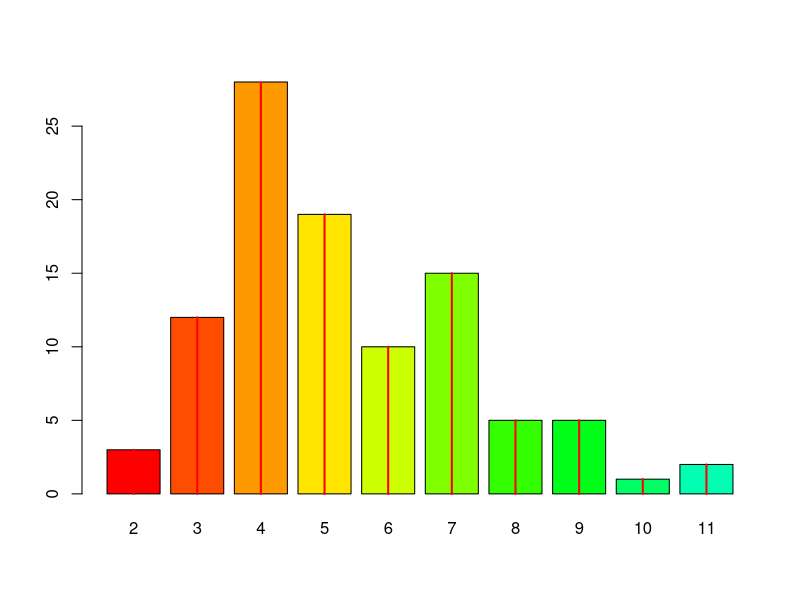
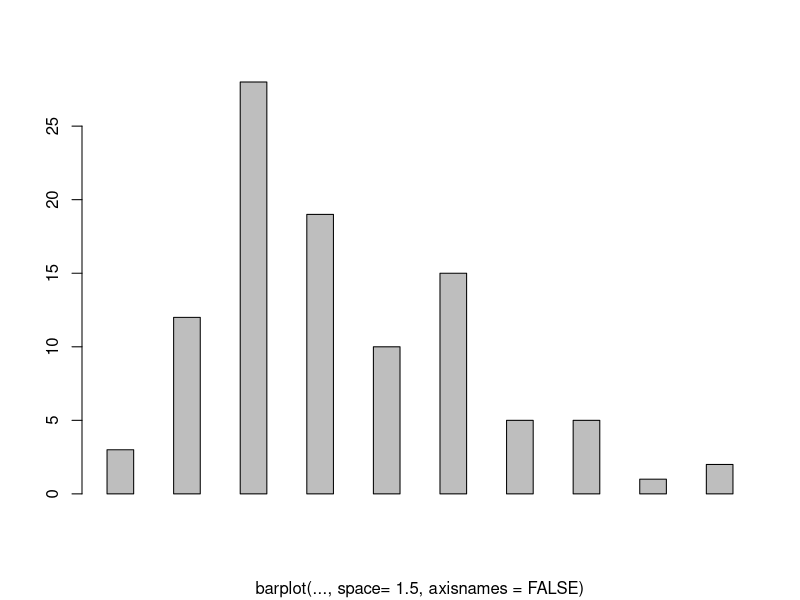
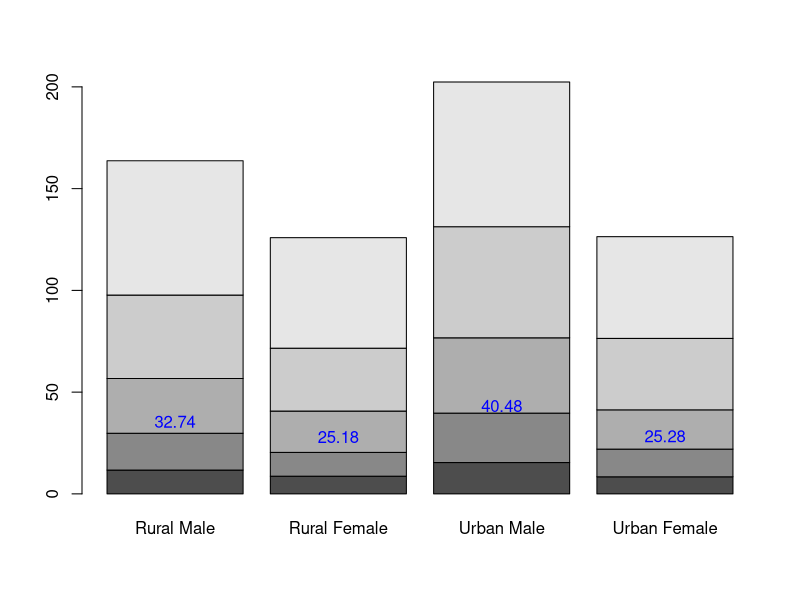
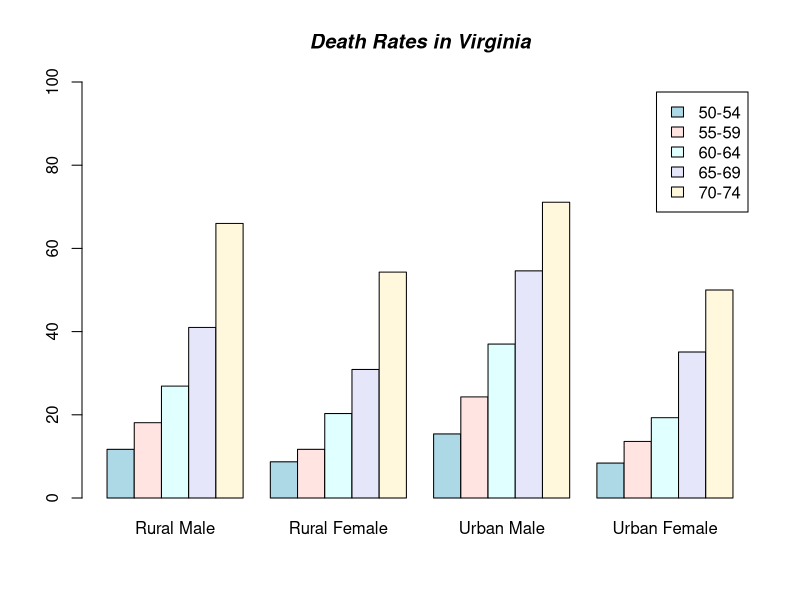
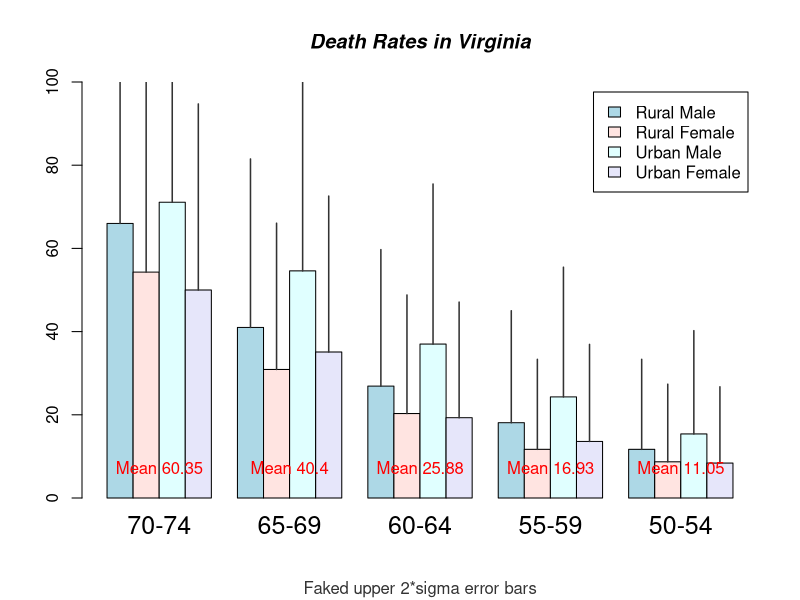
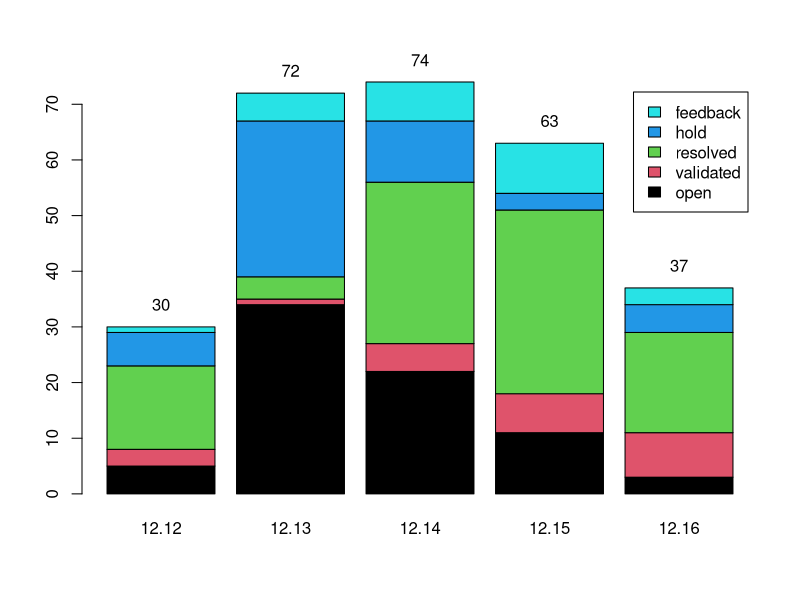

Here is the R script that generated these plots, in order:
require(grDevices) # for colours
tN <- table(Ni <- stats::rpois(100, lambda=5))
r <- barplot(tN, col=rainbow(20))

#- type = "h" plotting *is* 'bar'plot
lines(r, tN, type='h', col='red', lwd=2)

barplot(tN, space = 1.5, axisnames=FALSE,
        sub = "barplot(..., space= 1.5, axisnames = FALSE)")
is.matrix(VADeaths)
barplot(VADeaths, plot = FALSE)
barplot(VADeaths, plot = FALSE, beside = TRUE)
mp <- barplot(VADeaths) # default
tot <- colMeans(VADeaths)
format(tot)
text(mp, tot + 3, format(tot), xpd = TRUE, col = "blue")
barplot(VADeaths, beside = TRUE,
        col = c("lightblue", "mistyrose", "lightcyan",
                "lavender", "cornsilk"),
        legend = rownames(VADeaths), ylim = c(0, 100))
title(main = "Death Rates in Virginia", font.main = 4)

hh <- t(VADeaths)[, 5:1]
mybarcol <- "gray20"
mp <- barplot(hh, beside = TRUE,
              col = c("lightblue", "mistyrose",
                      "lightcyan", "lavender"),
              legend = colnames(VADeaths), ylim= c(0,100),
              main = "Death Rates in Virginia", font.main = 4,
              sub = "Faked upper 2*sigma error bars", col.sub = mybarcol,
              cex.names = 1.5)
segments(mp, hh, mp, hh + 2*sqrt(1000*hh/100), col = mybarcol, lwd = 1.5)
stopifnot(dim(mp) == dim(hh))# corresponding matrices
mtext(side = 1, at = colMeans(mp), line = -2,
      text = paste("Mean", formatC(colMeans(hh))), col = "red")


### Ticket ticket count
feedback <- c(1, 5, 7, 9, 3)
hold <- c(6, 28, 11, 3, 5)
resolved <- c(15, 4, 29, 33, 18)
validated <- c(3, 1, 5, 7, 8)
open <- c(5, 34, 22, 11, 3)
tickets = c(open, validated, resolved, hold, feedback)
cnames = c("12.12", "12.13", "12.14", "12.15", "12.16")
rnames = c("open", "validated", "resolved", "hold", "feedback")
mat <- matrix(tickets, nrow = length(cnames), ncol = length(rnames), byrow = TRUE, dimnames = list(rnames, 
                                                                                                 cnames))
mat
p = barplot(mat, names.arg=cnames, legend=rnames, col=palette(rainbow(5)))

# add text the top of the bar
total <- colSums(mat)
total
text(p, total + 4, format(total), xpd=TRUE)
